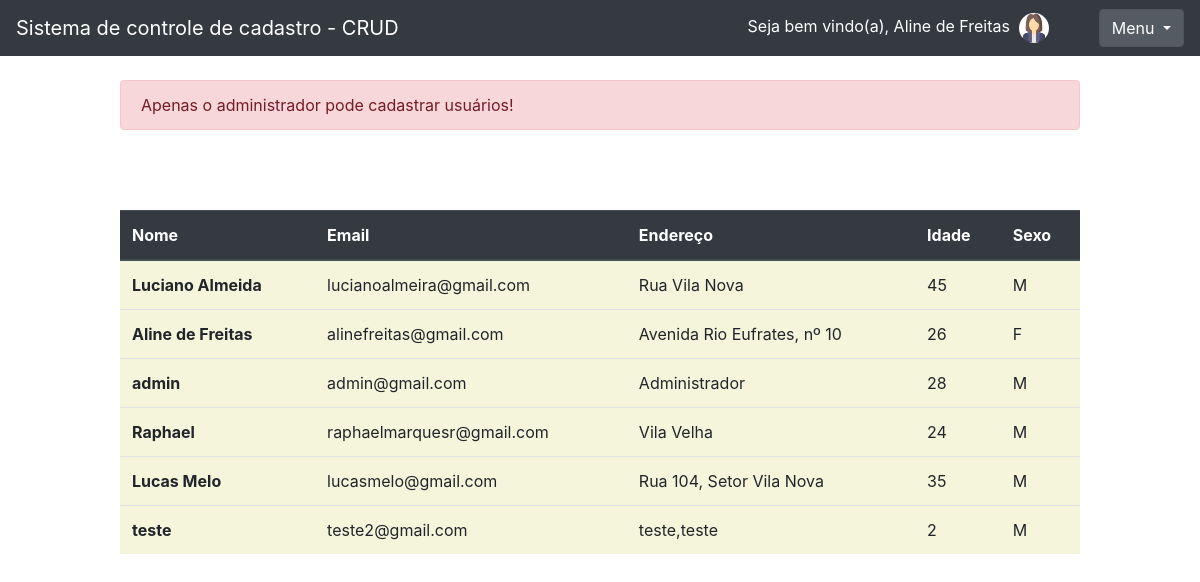
Page /home/home/?status=2 (signed in) on the committed database.
### usuario/models.py (models this page shows)
class Usuario(models.Model):
    img = models.ImageField(upload_to='avatar_usuario', null=True, blank=True)
    nome = models.CharField(max_length=30)
    email = models.EmailField()
    senha = models.CharField(max_length=64)
    endereco = models.CharField(max_length=100)
    idade = models.IntegerField(blank=True, null=True)
    i = (
        ('M', 'masculino'),
        ('F', 'feminino'),
    )
    sexo = models.CharField(max_length=30, choices=i, default='M')
    def __str__(self) -> str:
        return self.nome

### home/views.py (the view)
# urls.py: 2. Add a URL to urlpatterns:  path('', views.home, name='home')
def home(request):
    status = request.GET.get('status')
    usuario = Usuario.objects.get(id = request.session['usuario'])
    usuarios = Usuario.objects.all()
    return render(request, 'home.html', {'usuarios': usuarios,
                                         'usuario': usuario,
                                         'usuario_logado': request.session.get('usuario'),
                                         'status': status})

### home/templates/home.html (shortened to what this page needs)
{% extends 'base.html' %}
{% block 'conteudo' %}
    {% if status == '2'%}
    <br>
    <div style="margin-right: 10%; margin-left: 10%" class="alert alert-danger" role="alert">
        Apenas o administrador pode cadastrar usuários!
    </div>
    {% endif %}
<div style="margin-right: 10%; margin-top: 80px; margin-left: 10% ">
    <table class="table">
        <thead class="thead-dark">
        <tr>
            <th scope="col">Nome</th>
            <th scope="col">Email</th>
            <th scope="col">Endereço</th>
            <th scope="col">Idade</th>
            <th scope="col">Sexo</th>
        </tr>
        </thead>
        <tbody>
        {% for usuario in usuarios %}
        <tr style="background-color: beige">
            <th  scope="row">{{usuario}}</th>
            <td>{{usuario.email}}</td>
            <td>{{usuario.endereco}}</td>
            <td>{{usuario.idade}}</td>
            <td>{{usuario.sexo}}</td>
        </tr>
        {% endfor %}
        </tbody>
    </table>
</div>
{% endblock %}

### template/base.html (shortened to what this page needs)
<!doctype html>
<html lang="pt-BR">
<head>
    <link rel="stylesheet" href="https://cdn.jsdelivr.net/npm/bootstrap@4.5.3/dist/css/bootstrap.min.css">
    {% load static %}
    <nav class="navbar navbar-dark bg-dark">
        <a class="navbar-brand" href="{% url 'login' %}">Sistema de controle de cadastro - CRUD</a>
        {% if usuario_logado %}
        <div style="width: 50%; text-align: right" class="navbar-brand-sm">
            <a style="color: white">Seja bem vindo(a), {{usuario}}</a>
            {% if usuario.sexo == 'M' %}
                <img style="width: 5%; border-radius: 100%; margin-left: 5px" src="{% static 'AvatarUsuario.jpg' %}">
            {% else %}
                <img style="width: 5%; border-radius: 100%; margin-left: 5px" src="{% static 'AvatarUsuarioFeminino.jpg' %}">
            {% endif %}
        </div>
        <div class="dropdown show">
            <a class="btn btn-secondary dropdown-toggle" href="#" role="button" id="dropdownMenuLink" data-toggle="dropdown" aria-haspopup="true" aria-expanded="false">
                Menu
            </a>
        </div>
        {% endif %}
    </nav>
</head>
<body>
{% block 'conteudo' %} {% endblock %}
</body>
</html>

### rows in the picture
Usuario: nome "Aline de Freitas", email "alinefreitas@gmail.com", endereco "Avenida Rio Eufrates, nº 10", idade "26", sexo "F"
Usuario: nome "Luciano Almeida", email "lucianoalmeira@gmail.com", endereco "Rua Vila Nova", idade "45", sexo "M"
Usuario: nome "admin", email "admin@gmail.com", endereco "Administrador", idade "28", sexo "M"
Usuario: nome "Raphael", email "raphaelmarquesr@gmail.com", endereco "Vila Velha", idade "24", sexo "M"
Usuario: nome "Lucas Melo", email "lucasmelo@gmail.com", endereco "Rua 104, Setor Vila Nova", idade "35", sexo "M"
Usuario: nome "teste", email "teste2@gmail.com", endereco "teste,teste", idade "2", sexo "M"
